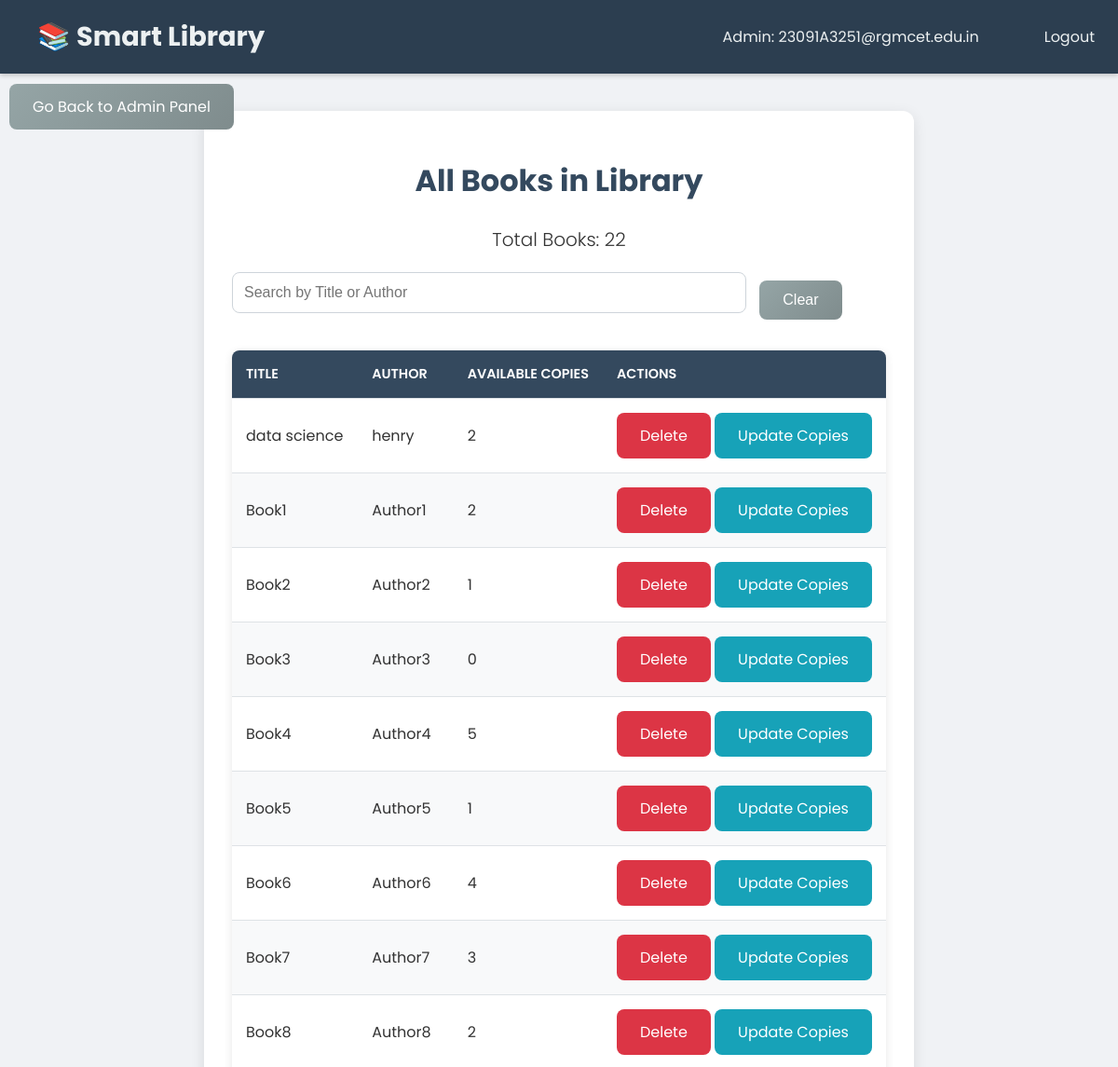
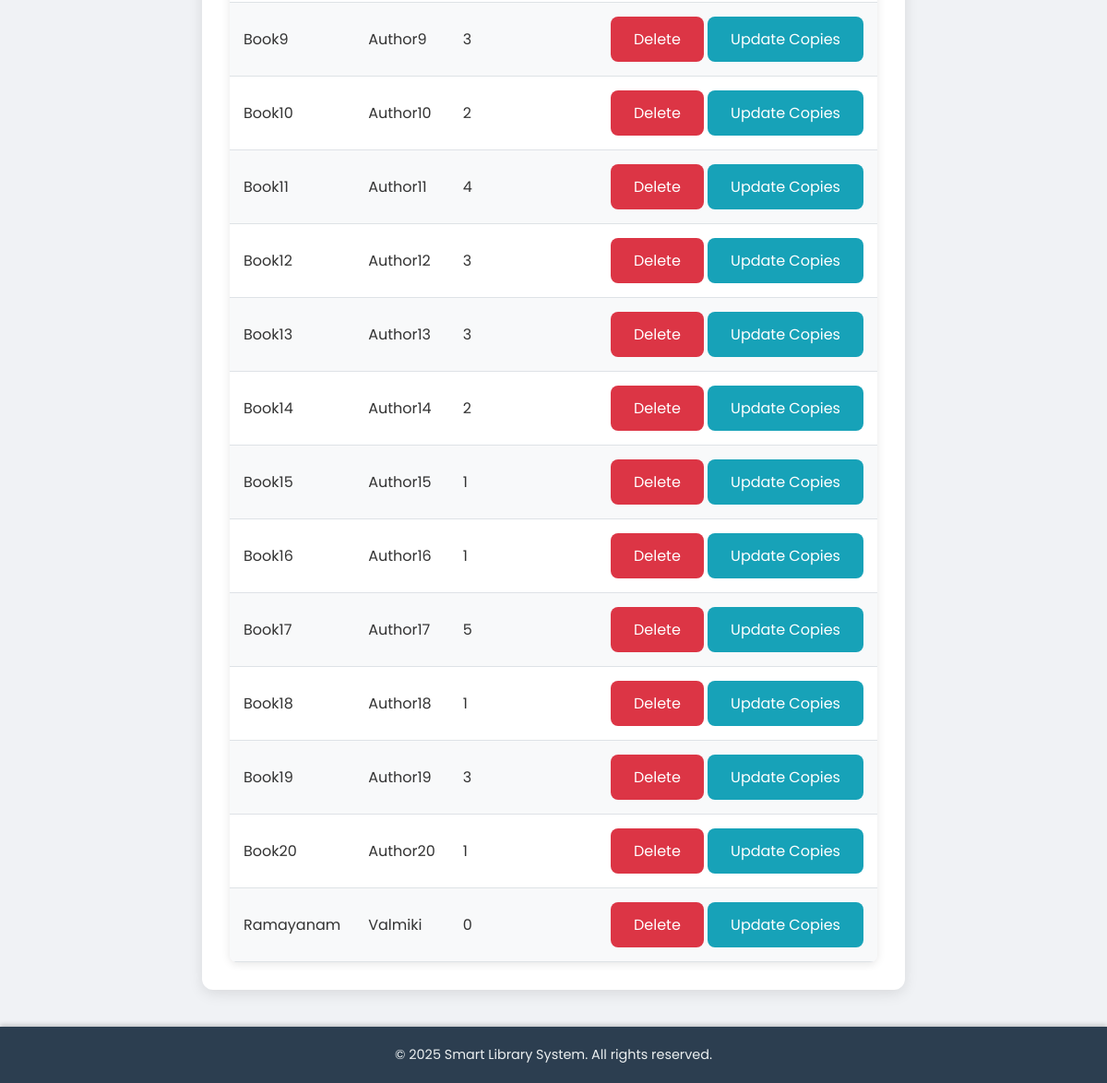
/all_books (signed in), run on the app's committed database (2 pictures, top to bottom).
### app.py (models this page shows)
class Book(db.Model):
    id = db.Column(db.Integer, primary_key=True)
    title = db.Column(db.String(100), nullable=False)
    author = db.Column(db.String(50), nullable=False)
    available_copies = db.Column(db.Integer, default=1)

### app.py (the view)
    def wrap(*args, **kwargs):
        if 'admin_email' not in session:
            flash('Please log in as admin first.', 'error')
            return redirect(url_for('admin'))
        return f(*args, **kwargs)

### app.py (called while the page is built)
@app.teardown_appcontext
def shutdown_session(exception=None):
    db.session.remove()

def admin_login_required(f):
    def wrap(*args, **kwargs):
        if 'admin_email' not in session:
            flash('Please log in as admin first.', 'error')
            return redirect(url_for('admin'))
        return f(*args, **kwargs)
    wrap.__name__ = f.__name__
    return wrap

@app.route('/all_books')
@admin_login_required
def all_books():
    books = Book.query.all()
    return render_template('all_books.html', books=books, now=datetime.now())

### templates/all_books.html (shortened to what this page needs)
{% extends "base.html" %}
{% block content %}
<div class="container">
<a href="{{ url_for('admin_panel') }}" class="btn btn-secondary" style="position: fixed; top: 90px; left: 10px; z-index: 1050;">Go Back to Admin Panel</a>
    <h1 class="text-center mb-4">All Books in Library</h1>
    <p class="text-center lead">Total Books: {{ books|length }}</p>
    <div class="search-bar mb-4">
        <input type="text" id="searchInput" class="form-control" placeholder="Search by Title or Author" onkeyup="filterTable()">
        <button onclick="clearSearch()" class="btn btn-secondary">Clear</button>
    </div>
    <table id="booksTable" class="table table-striped">
        <thead>
            <tr>
                <th>Title</th>
                <th>Author</th>
                <th>Available Copies</th>
                <th>Actions</th>
            </tr>
        </thead>
        <tbody>
            {% for book in books %}
            <tr>
                <td>{{ book.title }}</td>
                <td>{{ book.author }}</td>
                <td>{{ book.available_copies }}</td>
                <td>
                    <a href="{{ url_for('delete_book', book_id=book.id) }}" onclick="return confirm('Are you sure you want to delete this book?');" class="btn btn-danger btn-sm">Delete</a>
                    <a href="{{ url_for('update_copies', book_id=book.id) }}" class="btn btn-info btn-sm">Update Copies</a>
                </td>
            </tr>
            {% endfor %}
        </tbody>
    </table>
</div>
{% endblock %}

### static/style.css (style rules this page uses)
body { font-family: 'Poppins', sans-serif; margin: 0; padding: 0; background-color: #f0f2f5; color: #333; min-height: 100vh; display: flex; flex-direction: column; }
h1, h2, h3, h4, h5, h6 { font-weight: 700; color: #34495e; margin-bottom: 20px; }
.container { max-width: 960px; margin: 40px auto; background-color: #ffffff; padding: 30px; border-radius: 12px; box-shadow: 0 4px 15px rgba(0,0,0,0.1); flex-grow: 1; }
input[type="text"], input[type="email"], input[type="password"], input[type="number"], input[type="date"], select.form-control { width: calc(100% - 24px); padding: 12px; margin-bottom: 15px; border: 1px solid #ced4da; border-radius: 8px; font-size: 1rem; box-sizing: border-box; transition: border-color 0.3s ease, box-shadow 0.3s ease; }
.btn { padding: 12px 25px; font-size: 1rem; border-radius: 8px; border: none; cursor: pointer; transition: background-color 0.3s ease, transform 0.2s ease, box-shadow 0.3s ease; text-decoration: none; display: inline-block; text-align: center; }
.btn-danger { background-color: #dc3545; color: white; }
.btn-info { background-color: #17a2b8; color: white; }
.btn-secondary { background-color: #6c757d; color: white; }
table { width: 100%; border-collapse: collapse; margin-top: 25px; background-color: #ffffff; border-radius: 8px; overflow: hidden; box-shadow: 0 2px 10px rgba(0,0,0,0.1); }
th, td { padding: 15px; text-align: left; border-bottom: 1px solid #dee2e6; }
th { background-color: #34495e; color: white; font-weight: 600; text-transform: uppercase; font-size: 0.9em; }
tr:nth-child(even) { background-color: #f8f9fa; }
a { color: #3498db; text-decoration: none; transition: color 0.3s ease; }
.search-bar input[type="text"] { width: calc(100% - 150px); display: inline-block; vertical-align: middle; margin-right: 10px; }
.search-bar .btn { vertical-align: middle; }
.mb-4 { margin-bottom: 1.5rem !important; }
.text-center { text-align: center !important; }
.lead { font-size: 1.25rem; font-weight: 300; }
.form-control { border: 2px solid #e1e8ed; border-radius: 8px; padding: 0.75rem 1rem; transition: all 0.3s ease; }
.btn-secondary { background: linear-gradient(135deg, #95a5a6, #7f8c8d); border: none; transition: all 0.3s ease; }
@media (min-width: 992px) { .container { max-width: 1200px; padding: 30px; } }
body { font-size: 16px; }
input, textarea, select { font-size: 16px; }

### templates/base.html (style rules this page uses)
body { background-size: cover; background-attachment: fixed; background-position: center center; }

### data on the page
Book: title "data science", author "henry", available_copies "2"
Book: title "Book1", author "Author1", available_copies "2"
Book: title "Book2", author "Author2", available_copies "1"
Book: title "Book3", author "Author3", available_copies "0"
Book: title "Book4", author "Author4", available_copies "5"
Book: title "Book5", author "Author5", available_copies "1"
Book: title "Book6", author "Author6", available_copies "4"
Book: title "Book7", author "Author7", available_copies "3"
Book: title "Book8", author "Author8", available_copies "2"
Book: title "Book9", author "Author9", available_copies "3"
Book: title "Book10", author "Author10", available_copies "2"
Book: title "Book11", author "Author11", available_copies "4"
Book: title "Book12", author "Author12", available_copies "3"
Book: title "Book13", author "Author13", available_copies "3"
Book: title "Book14", author "Author14", available_copies "2"
Book: title "Book15", author "Author15", available_copies "1"
Book: title "Book16", author "Author16", available_copies "1"
Book: title "Book17", author "Author17", available_copies "5"
Book: title "Book18", author "Author18", available_copies "1"
Book: title "Book19", author "Author19", available_copies "3"
Book: title "Book20", author "Author20", available_copies "1"
Book: title "Ramayanam", author "Valmiki", available_copies "0"

### other printed values
{{ session.get('admin_email') }} "23091A3251@rgmcet.edu.in"
{{ books|length }} "22"
